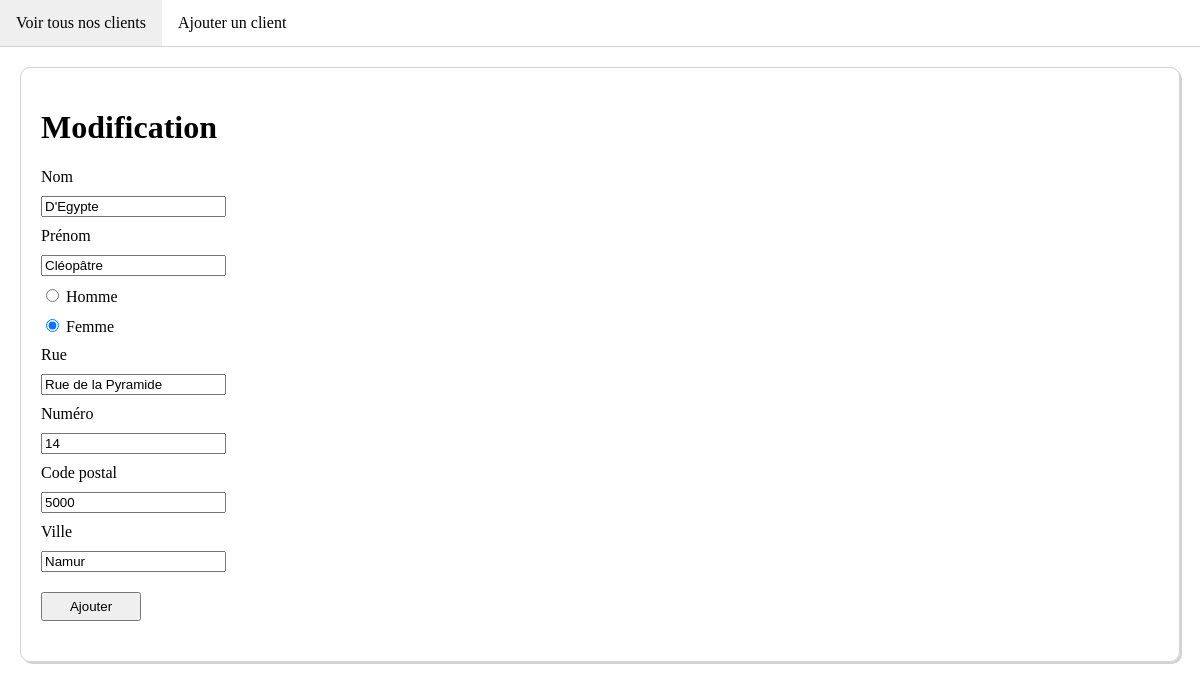
The page /update.php?id=3 on the database its author committed.
### tables this page shows
CREATE TABLE `personne` (
  `id` int(11) NOT NULL,
  `nom` varchar(60) NOT NULL,
  `prenom` varchar(60) NOT NULL,
  `sexe` varchar(1) NOT NULL,
  `ad_rue` varchar(60) NOT NULL,
  `ad_num` varchar(10) NOT NULL,
  `ad_cp` int(11) NOT NULL,
  `ad_ville` varchar(60) NOT NULL
);

### update.php (the view, shortened to what this page needs)
<?php
$nom = "";
$prenom = "";
$sexe = "";
$ad_rue = "";
$ad_num = "";
$ad_cp = "";
$ad_ville = "";
try {
    if (isset($_GET['id'])) {
        include('database.php');
        $query = '  SELECT *
                    FROM PERSONNE
                    WHERE id = :id';
        $obj = $pdo->prepare($query);
        $obj->execute(array(
            ':id' => $_GET['id']
        ));
        $personne = $obj->fetchAll();
        if (count($personne) == 1) {
            foreach ($personne as $p) {
                $nom = $p['nom'];
                $prenom = $p['prenom'];
                $sexe = $p['sexe'];
                $ad_rue = $p['ad_rue'];
                $ad_num = $p['ad_num'];
                $ad_cp = $p['ad_cp'];
                $ad_ville = $p['ad_ville'];
            }
        } else
            $error = "<p class='ErrorMessage'>Identifiant non trouvé.</p>";
    }
} catch (PDOException $e) {
    $error = "<p class='ErrorMessage'>{$e->getMessage()}</p>";
}
?>
<!DOCTYPE html>
<html>
<head>
    <link rel="stylesheet" href="style.css">
</head>
<body>
    <?php include('menu.php'); ?>
    <div class="container">
        <div class="details">
            <h1>Modification</h1>
            <form action="update.php?id=<?= $_GET['id']; ?>" method="post">
                <label for="nom">Nom</label>
                <input type="text" name="nom" id="nom" value="<?= $nom ?>" autofocus required>
                <label for="prenom">Prénom</label>
                <input type="text" name="prenom" id="prenom" value="<?= $prenom ?>" required>
                <div>
                    <input type="radio" name="sexe" id="sexeM" value="M" <?= ($sexe == 'M' ? 'checked' : '') ?>>
                    <label for="sexeM">Homme</label>
                </div>
                <div>
                    <input type="radio" name="sexe" id="sexeF" value="F" <?= ($sexe == 'F' ? 'checked' : '') ?>>
                    <label for="sexeF">Femme</label>
                </div>
                <label for="ad_rue">Rue</label>
                <input type="text" name="ad_rue" id="ad_rue" value="<?= $ad_rue ?>" required>
                <label for="ad_num">Numéro</label>
                <input type="text" name="ad_num" id="ad_num" value="<?= $ad_num ?>" required>
                <label for="ad_cp">Code postal</label>
                <input type="number" name="ad_cp" id="ad_cp" value="<?= $ad_cp ?>" required>
                <label for="ad_ville">Ville</label>
                <input type="text" name="ad_ville" id="ad_ville" value="<?= $ad_ville ?>" required>
                <input type="submit" value="Ajouter" name="confirmUpdate">
            </form>
        </div>
    </div>
</body>
</html>

### style.css (style rules this page uses)
html, body { margin: 0; padding: 0; }
.container { padding: 20px; }
.details { min-height: 80%; border: 1px solid lightgrey; border-radius: 10px; box-shadow: 2px 2px 0 0 lightgrey; padding: 20px; }
form > * { display: block; margin: 10px 0; }
input[type=submit] { padding: 5px; width: 100px; margin: 20px 0; }

### rows shown on the page
personne: nom "D'Egypte", prenom "Cléopâtre", sexe "☐ Homme", sexe "☑ Femme", ad_rue "Rue de la Pyramide", ad_num "14", ad_cp "5000", ad_ville "Namur"
